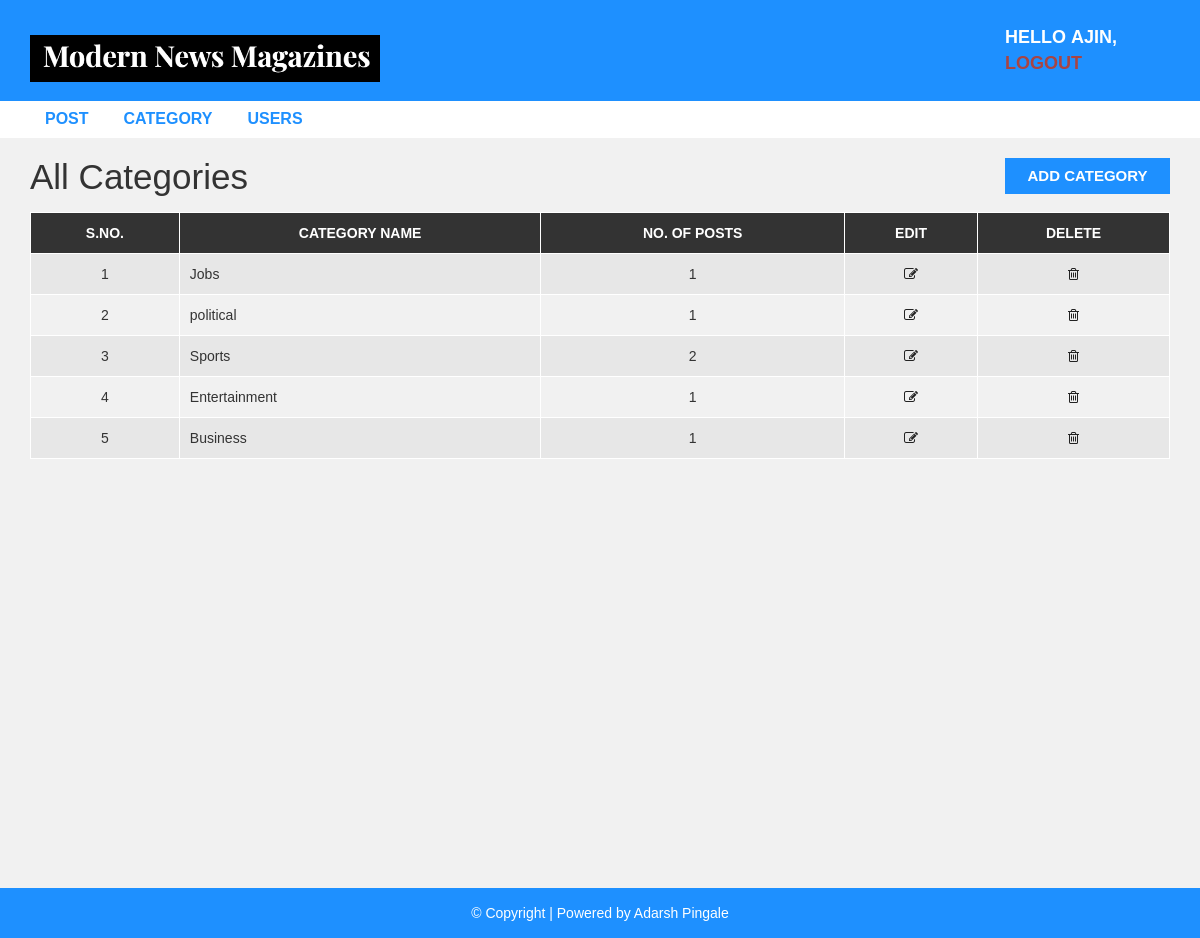
Screenshot of /pages/category.php (signed in) with the database file from the repository.
### tables this page shows
CREATE TABLE `category` (
  `category_id` int(11) NOT NULL,
  `category_name` varchar(100) NOT NULL,
  `post` int(11) NOT NULL DEFAULT 0
);

### pages/category.php (the view, shortened to what this page needs)
<?php
include "header.php";
include "config.php";
$limit = 5;
$page = isset($_GET['page']) ? intval($_GET['page']) : 1;
$offset = ($page - 1) * $limit;
?>
<div id="admin-content">
    <div class="container">
        <div class="row">
            <div class="col-md-10">
                <h1 class="admin-heading">All Categories</h1>
            </div>
            <div class="col-md-2">
                <a class="add-new" href="add-category.php">add category</a>
            </div>
            <div class="col-md-12">
                <table class="content-table">
                    <thead>
                        <th>S.No.</th>
                        <th>Category Name</th>
                        <th>No. of Posts</th>
                        <th>Edit</th>
                        <th>Delete</th>
                    </thead>
                    <tbody>
                        <?php
                        $sql = "SELECT * FROM category ORDER BY category_id DESC LIMIT {$offset}, {$limit}";
                        $result = mysqli_query($conn, $sql);
                        if (mysqli_num_rows($result) > 0) {
                            $serial = $offset + 1;
                            while ($row = mysqli_fetch_assoc($result)) {
                                echo "<tr>";
                                echo "<td class='id'>{$serial}</td>";
                                echo "<td>{$row['category_name']}</td>";
                                echo "<td>{$row['post']}</td>";
                                echo "<td class='edit'><a href='update-category.php?id={$row['category_id']}'><i class='fa fa-edit'></i></a></td>";
                                echo "<td class='delete'><a href='delete-category.php?id={$row['category_id']}'><i class='fa fa-trash-o'></i></a></td>";
                                echo "</tr>";
                                $serial++;
                            }
                        } else {
                            echo "<tr><td colspan='5' class='text-center'>No categories found.</td></tr>";
                        }
                        ?>
                    </tbody>
                </table>
            </div>
        </div>
    </div>
</div>
<?php include "footer.php"; ?>

### css/style.css (style rules this page uses)
body { background: #f1f1f1; font-family: sans-serif,arial,Helvetica; }
a, a:hover, a:focus { text-decoration: none; outline: none; }
#admin-content { padding: 20px 0; min-height: 750px; }
#admin-content .admin-heading { font-size: 35px; margin: 0 0 15px; }
#admin-content .add-new { color: #fff; background-color: #1E90FF; font-size: 15px; font-weight: 600; text-align: center; text-transform: uppercase; padding: 7px 10px; display: block; transition: all 0.3s; }
#admin-content .content-table { border: 1px solid #000; width: 100%; margin: 0 0 20px; }
#admin-content .content-table thead { color: #fff; background-color: #333; }
#admin-content .content-table th { padding: 10px; border: 1px solid #fff; font-weight: 600; text-align: center; text-transform: uppercase; }
#admin-content .content-table tbody { color: #333; }
#admin-content .content-table tbody tr { background-color: #e7e7e7; }
#admin-content .content-table tbody tr:nth-child(even) { background-color: transparent; }
#admin-content .content-table tbody td { padding: 10px; border: 1px solid #fff; text-align: center; }
#admin-content .content-table tbody td:nth-child(2) { text-align: left; }
.id, .edit, .delete { text-align:center; }
i.fa { color:#222; }

### rows the page displays
category: category_name "Jobs", post "1"
category: category_name "political", post "1"
category: category_name "Sports", post "2"
category: category_name "Entertainment", post "1"
category: category_name "Business", post "1"

### other values shown
$_SESSION['username'] "AJIN"
